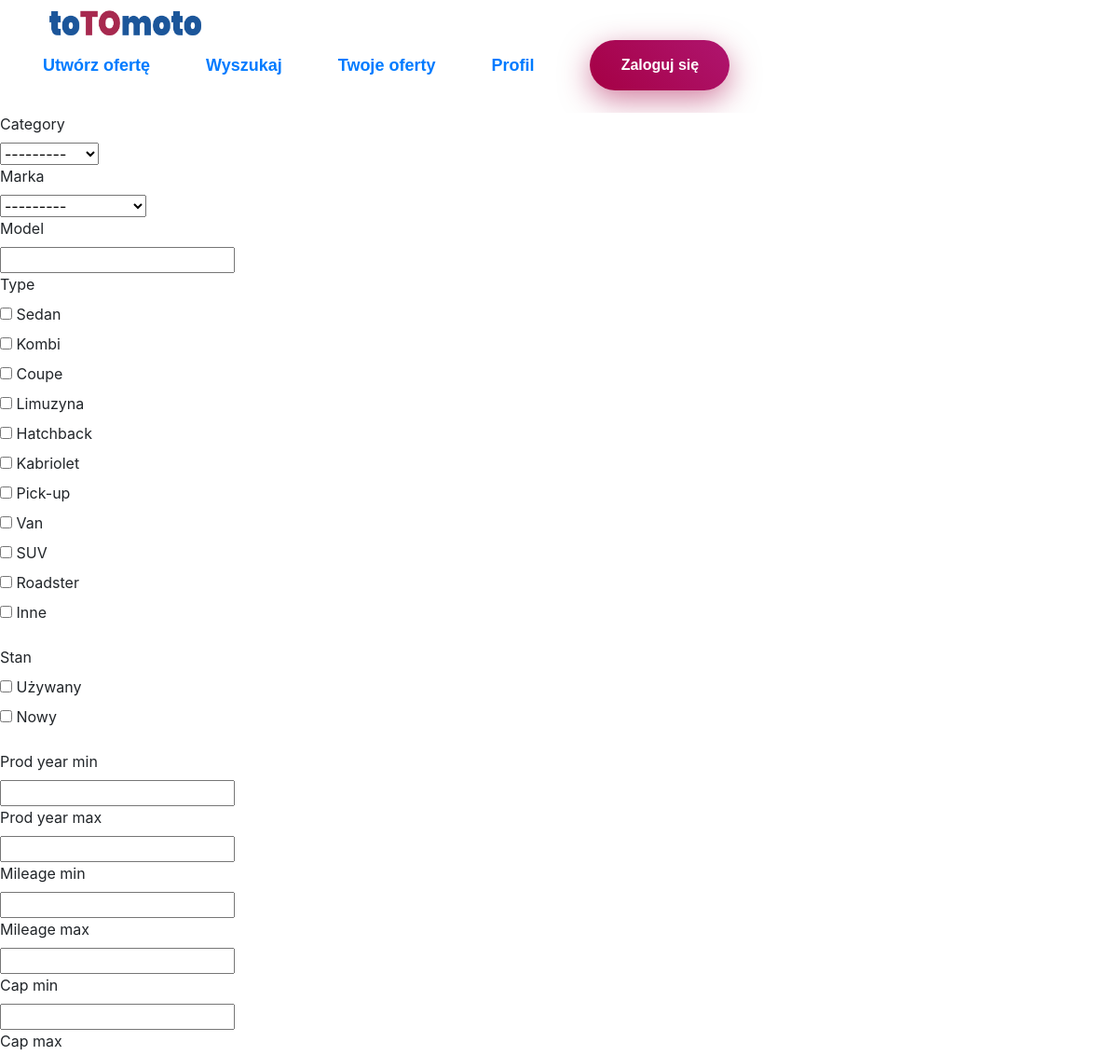
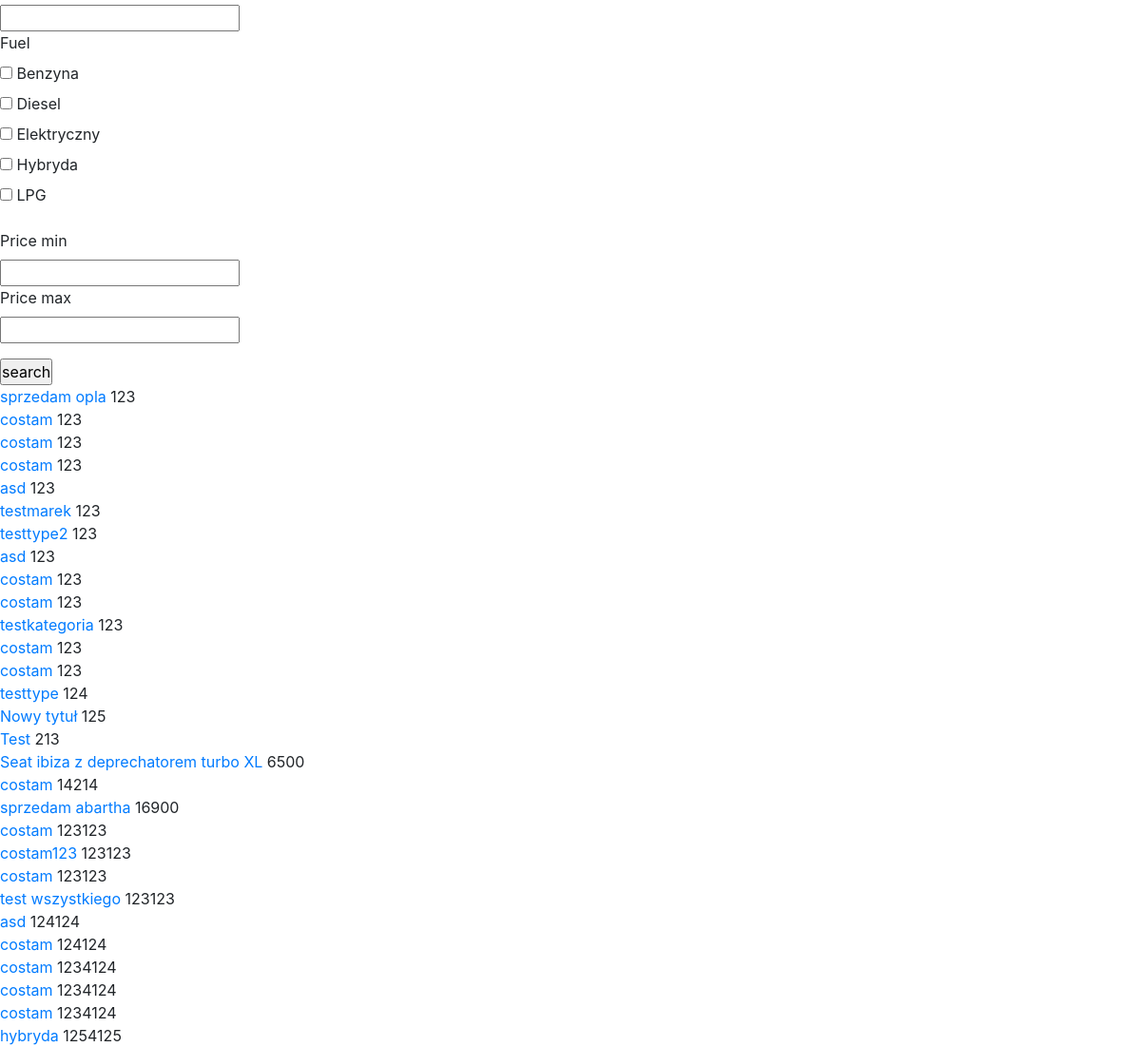
The app's page /search/ with its own data (2 pictures, top to bottom).
### main/models.py (models this page shows, shortened)
class Category(models.Model):
    category = models.CharField(max_length=50, null=True)
    def __str__(self):
        return self.category

class CarMark(models.Model):
    marka = models.CharField(max_length=50, null=True)
    def __str__(self):
        return self.marka

class Offer(models.Model):
    user = models.ForeignKey(User, on_delete=models.CASCADE, related_name='offer', null=True)
    title = models.CharField(max_length=200, null=True)
    dsc = models.CharField(max_length=3000, null=True)
    category = models.CharField(max_length=30, null=True)
    marka = models.CharField(max_length=20, null=True)
    model = models.CharField(max_length=30, null=True)
    type = models.CharField(max_length=20, null=True)
    stan = models.CharField(max_length=30, null=True)
    prod_year = models.IntegerField(null=True)
    mileage = models.IntegerField(null=True)
    cap = models.IntegerField(null=True)
    fuel = models.CharField(max_length=20, null=True)
    power = models.IntegerField(null=True)
    naped = models.CharField(max_length=30, null=True)
    gear_box = models.CharField(max_length=20, null=True)
    colour = models.CharField(max_length=20, null=True)
    status = models.CharField(max_length=30, null=True)
    price = models.IntegerField(null=True)
    created_at = models.DateTimeField(auto_now_add=True, null=True)

### main/views.py (the view, shortened to what this page needs)
# urls.py: path('search/', views.search, name='search'),
def search(response):
    list = Offer.objects.order_by('price')
    marka = []
    if response.method == "GET":
        form = SearchOff(response.GET)
        print(form)
    else:
        form = SearchOff
    return render(response, 'main/search.html', {"list": list, "form": form})

### main/forms.py
class SearchOff(forms.Form):
    category = forms.ModelChoiceField(queryset=Category.objects.all(), required=False)
    marka = forms.ModelChoiceField(queryset=CarMark.objects.all(), required=False)
    model = forms.CharField(max_length=30, required=False)
    type = forms.MultipleChoiceField(choices=TYPE, widget=forms.CheckboxSelectMultiple(), required=False)
    stan = forms.MultipleChoiceField(choices=STAN, widget=forms.CheckboxSelectMultiple(), required=False)
    prod_year_min = forms.IntegerField(required=False)
    prod_year_max = forms.IntegerField(required=False)
    mileage_min = forms.IntegerField(required=False)
    mileage_max = forms.IntegerField(required=False)
    cap_min = forms.IntegerField(required=False)
    cap_max = forms.IntegerField(required=False)
    fuel = forms.MultipleChoiceField(choices=FUEL, widget=forms.CheckboxSelectMultiple(), required=False)
    price_min = forms.IntegerField(required=False)
    price_max = forms.IntegerField(required=False)
    class Meta:
        model = Offer
        fields = (
                  )

### main/templates/main/search.html (shortened to what this page needs)
{% extends 'main/base.html' %}
{% block content %}
{% load widget_tweaks %}
<form method="GET">
{% for field in form.visible_fields %}
      <div class="group">
        <label  for="{{ field.id_for_label }}">{{ field.label }}</label>
          <div class="text">{{ field }}</div>
      </div>
    {% endfor %}
    <input type="Submit" name="search" value="search">
</form>
{% for item in list %}
    <div>
        <a href="/{{item.id}}"> {{item.title}} </a> {{item.price}}
    </div>
{% endfor %}
{% endblock %}

### static/style/bases.css (style rules this page uses)
*, *::before, *::after { box-sizing: border-box; padding: 0; margin: 0; }
body { font-family: "Roboto", sans-serif; overflow-x: hidden; }
a { color: inherit; }
ul { list-style: none; }

### records on screen
Category: visible_fields "---------"
CarMark: visible_fields "---------"
Offer: title "sprzedam opla", price "123"
Offer: title "costam", price "123"
Offer: title "costam", price "123"
Offer: title "costam", price "123"
Offer: title "asd", price "123"
Offer: title "testmarek", price "123"
Offer: title "testtype2", price "123"
Offer: title "asd", price "123"
Offer: title "costam", price "123"
Offer: title "costam", price "123"
Offer: title "testkategoria", price "123"
Offer: title "costam", price "123"
Offer: title "costam", price "123"
Offer: title "testtype", price "124"
Offer: title "Nowy tytuł", price "125"
Offer: title "Test", price "213"
Offer: title "Seat ibiza z deprechatorem turbo XL", price "6500"
Offer: title "costam", price "14214"
Offer: title "sprzedam abartha", price "16900"
Offer: title "costam", price "123123"
Offer: title "costam123", price "123123"
Offer: title "costam", price "123123"
Offer: title "test wszystkiego", price "123123"
Offer: title "asd", price "124124"
Offer: title "costam", price "124124"
Offer: title "costam", price "1234124"
Offer: title "costam", price "1234124"
Offer: title "costam", price "1234124"
Offer: title "hybryda", price "1254125"

### other values on screen
{{ field.label }} "Category" "Marka" "Model" "Type" "Stan" "Prod year min" "Prod year max" "Mileage min" "Mileage max" "Cap min" "Cap max" "Fuel" "Price min" "Price max"
